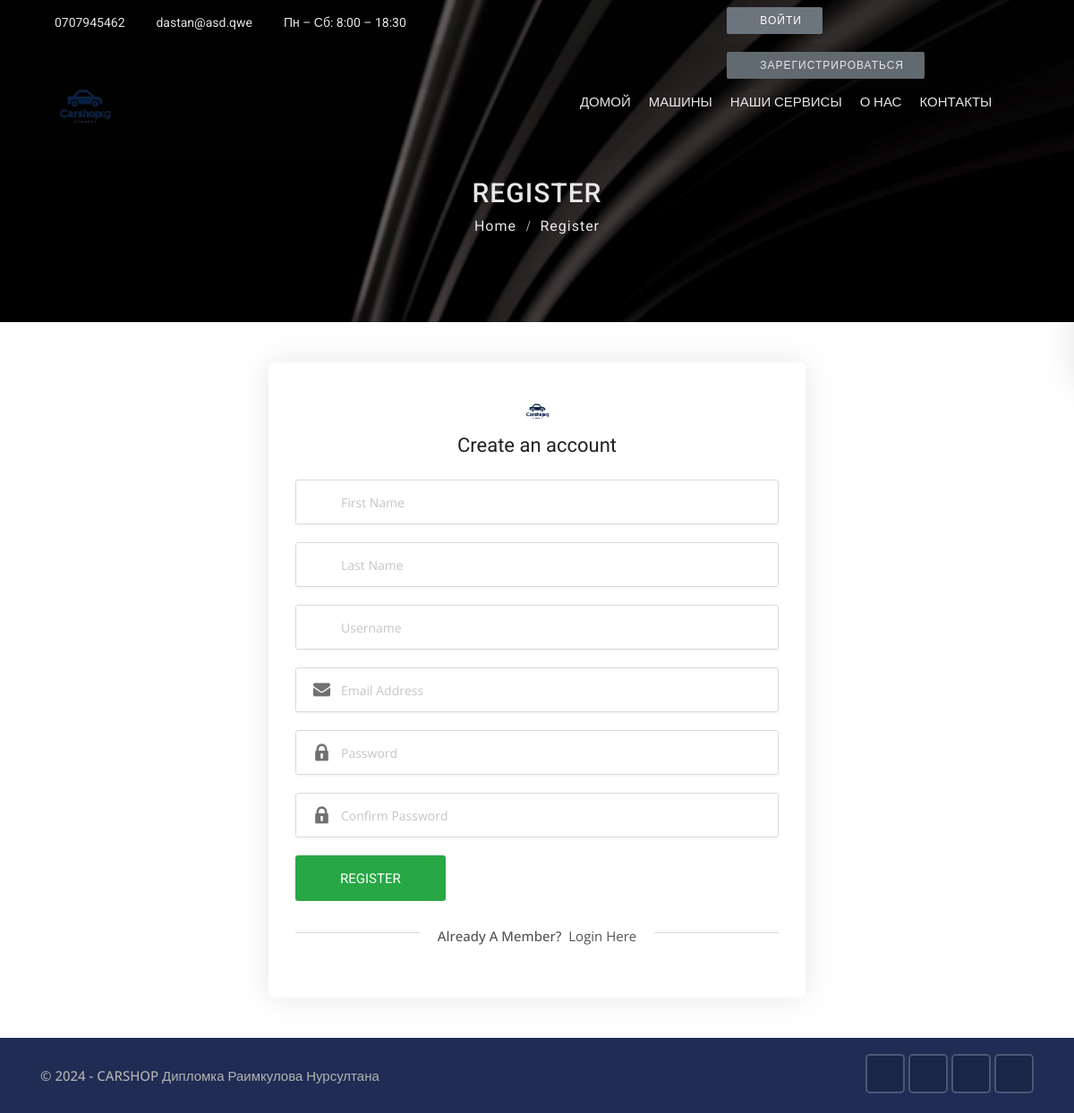
Screenshot of /accounts/register with the database file from the repository.
### contacts/models.py (models this page shows, shortened)
class SingletonModel(models.Model):
    class Meta:
        abstract = True

class SiteSetting(SingletonModel):
    contacts = models.TextField(blank=True, verbose_name='Контакт')
    emails = models.TextField(blank=True, verbose_name='Почта')
    time = models.CharField(max_length=123, default='Пн – Сб: 8:00 – 18:30', blank=True)
    site = models.URLField(blank=True, default='example.com')
    address = models.CharField(max_length=123, verbose_name="Адрес")
    title = models.CharField(max_length=123, blank=True, null=True, verbose_name='О нас название')
    about_us = RichTextField(blank=True, null=True, verbose_name='О нас')
    image1 = models.ImageField(upload_to='images/')
    image2 = models.ImageField(upload_to='images/')
    image3 = models.ImageField(upload_to='images/')
    video = models.URLField(blank=True, default='https://www.youtube.com/watch?v=jfKfPfyJRdk&ab_channel=LofiGirl')
    class Meta:
        verbose_name = 'Настройка сайта'
        verbose_name_plural = 'Настройки сайта'

### accounts/views.py (the view)
# urls.py: path('register', views.register, name='register'),
def register(request):
    if request.method == 'POST':
        firstname = request.POST['firstname']
        lastname = request.POST['lastname']
        username = request.POST['username']
        email = request.POST['email']
        password = request.POST['password']
        confirm_password = request.POST['confirm_password']
        if password == confirm_password:
            if User.objects.filter(username=username).exists():
                messages.error(request, 'Username already exists!')
                return redirect('register')
            else:
                if User.objects.filter(email=email).exists():
                    messages.error(request, 'Email already exists!')
                    return redirect('register')
                else:
                    user = User.objects.create_user(first_name=firstname, last_name=lastname, email=email, username=username, password=password)
                    auth.login(request, user)
                    messages.success(request, 'You are now logged in.')
                    return redirect('dashboard')
                    user.save()
                    messages.success(request, 'You are registered successfully.')
                    return redirect('login')
        else:
            messages.error(request, 'Password do not match')
            return redirect('register')
    else:
        return render(request, 'accounts/register.html', {'site': SiteSetting.objects.all().first()})

### templates/accounts/register.html (shortened to what this page needs)
{% extends 'base.html' %}
{% block content %}
{% load static %}
<div class="sub-banner overview-bgi">
    <div class="container breadcrumb-area">
        <div class="breadcrumb-areas">
            <h1>Register</h1>
            <ul class="breadcrumbs">
                <li><a href="{% url 'home' %}">Home</a></li>
                <li class="active">Register</li>
            </ul>
        </div>
    </div>
</div>
<div class="contact-section">
    <div class="container">
        <div class="row">
            <div class="col-lg-12 col-md-12">
                <div class="form-section">
                    <div class="logo-2">
                        <a href="index.html">
                            <img src="{% static 'img/logos/cardealerLogo.png' %}" alt="logo">
                        </a>
                    </div>
                    <h3>Create an account</h3>
                    <form action="{% url 'register' %}" method="POST">
                        <div class="form-group form-box">
                            <input type="text" name="firstname" class="input-text" placeholder="First Name" required>
                            <i class="fa fa-user"></i>
                        </div>
                        <div class="form-group form-box">
                            <input type="text" name="lastname" class="input-text" placeholder="Last Name" required>
                            <i class="fa fa-user"></i>
                        </div>
                        <div class="form-group form-box">
                            <input type="text" name="username" class="input-text" placeholder="Username" required>
                            <i class="fa fa-user"></i>
                        </div>
                        <div class="form-group form-box">
                            <input type="email" name="email" class="input-text" placeholder="Email Address" required>
                            <i class="flaticon-mail"></i>
                        </div>
                        <div class="form-group form-box">
                            <input type="password" name="password" class="input-text" placeholder="Password" required>
                            <i class="flaticon-lock"></i>
                        </div>
                        <div class="form-group form-box">
                            <input type="password" name="confirm_password" class="input-text" placeholder="Confirm Password" required>
                            <i class="flaticon-lock"></i>
                        </div>
                        <div class="form-group mb-0 clearfix">
                            <button type="submit" class="btn-md btn-success float-left">Register</button>
                        </div>
                        <div class="extra-login clearfix">
                            <span><p>Already a member? <a href="{% url 'login' %}" class="thembo"> Login here</a></p></span>
                        </div>
                    </form>
                </div>
            </div>
        </div>
    </div>
</div>
{% endblock %}

### templates/includes/topbar.html
<header class="top-header th-2 top-header-bg">
    <div class="container">
        <div class="row">
            <div class="col-lg-8 col-md-8 col-sm-7">
                <div class="list-inline">
                    <a href="tel:{{ site.contacts }}"><i class="fa fa-phone"></i>{{ site.contacts }}</a>
                    <a href="tel:{{ site.emails }}"><i class="fa fa-envelope"></i>{{ site.emails }}</a>
                    <a href="tel:info@carweb.cm"><i class="fa fa-clock-o"></i>{{ site.time }}</a>
                </div>
            </div>
            <div class="col-lg-4 col-md-4 col-sm-5">
                <ul class="top-social-media pull-right">
                  {% if user.is_authenticated %}
                  <li>
                      <a href="{% url 'dashboard' %}" class="btn btn-secondary btn-xs"><i class="fa fa-tachometer"></i> Панель управление</a>
                  </li>
                  <li>
                      <a href="javascript:{document.getElementById('logout').submit()}" class="btn btn-danger btn-xs"><i class="fa fa-sign-out"></i> Выйти</a>
                      <form action="{% url 'logout' %}" id="logout" method="POST">
                        {% csrf_token %}
                        <input type="hidden">
                      </form>
                  </li>
                  {% else %}
                    <li>
                        <a href="{% url 'login' %}" class="btn btn-secondary btn-xs"><i class="fa fa-sign-in"></i> Войти</a>
                    </li>
                    <li>
                        <a href="{% url 'register' %}" class="btn btn-secondary btn-xs"><i class="fa fa-user-plus"></i> Зарегистрироваться</a>
                    </li>
                  {% endif %}
                </ul>
            </div>
        </div>
    </div>
</header>

### rows the page displays
SiteSetting: contacts "0707945462", emails "dastan@asd.qwe", time "Пн – Сб: 8:00 – 18:30"
